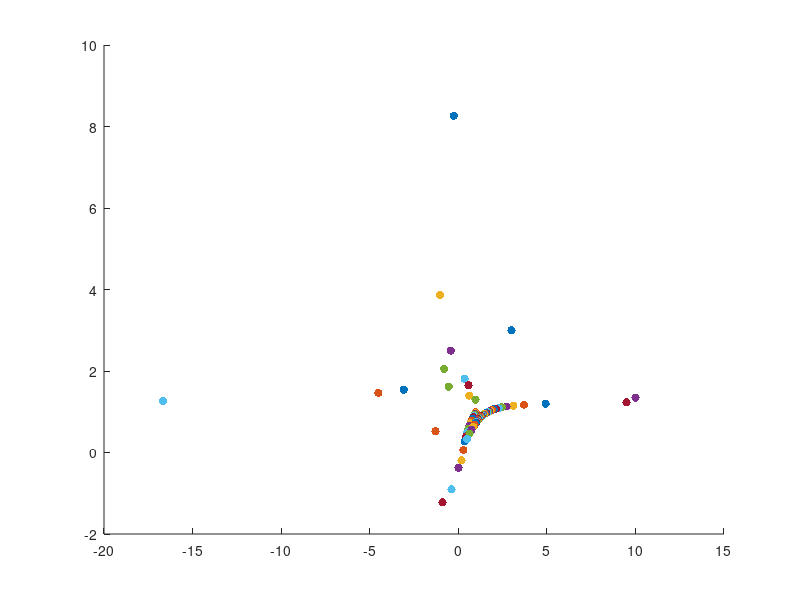

Here is the MATLAB script that generated this plot:
function test_K_cubic3()
% test the cubic K function on linear constrained problems
% min f(x)
% s.t. -(Ax-b) <= 0     lam > 0

f_size_min = 0.05;             
f_size_max = 5;                
dmu_min = -0.9; 
dmu_max = -0.01; 
delta_bar = 1;                 % simpler problem, large delta_bar
phi_bar = 5/180*pi;            

% Brown Zingg: mu: 1 -> 0 (used here);   Watson : mu: 0 -> 1
mu = 1.0;   
x0 = [1; 1];           
s0 = [2; 2]; 
lam0 = [0.1;0.1];
x = [3; 3];  
s = [1; 1]; 
lam = [1; 1];


% x0 = [0.1;0.1;0.1;0.1];
% s0 = [0.8;0.8;0.8];
% lam0 = [0.1;0.1;0.1];
% x = [1;1;1;1];     
% s = [1;1;1]; 
% lam = ones(3,1);

nx = length(x);
ns = length(s); 

K0 = obj_K(x,s,lam, mu); 
normK = norm(K0,Inf); 
K0_tol = normK*1e-6; 
% solving the Cubic homotopy using hometopy continuation 
% with mu 1 -> 0, the same method as in David Brown's paper
step_size = 0.05;               
outer_iter = 0; 
inner_iter = 0; 

x_hist = [];   lam_hist = []; 
x_hist = [x_hist, x];
lam_hist = [lam_hist, lam]; 
figure('Name', 'Lam Path')
hold on 
scatter(x(1), x(2),[],'filled')
% scatter(lam(1), lam(2),[],'filled')


while mu > 0.0
     outer_iter = outer_iter + 1; 
     s; 
     % predictor direction
     [Homo, dHdx, dHdmu] = obj_homo(x, s, lam, mu, x0, s0, lam0); 
     
%      if norm(Homo) < 1e-5
%          break
%      end
     
     % dxdmu = gmres(dHdx, dHdmu, [], 0.5);
     dxdmu = dHdx \ dHdmu;
     tau = [dxdmu; -1];    
     t = tau./norm(tau);             % normalized Newton step
  
     if outer_iter > 1
        % step length calculation
        delta = norm(x - x_p0); 
        phi = acos(t'*tsave); 
        
        f_size = max(sqrt(delta/delta_bar), phi/phi_bar); 
        f_size = max(f_size_min, f_size); 
        f_size = min(f_size_max, f_size); 
        step_size = step_size/f_size; 

%         if f_size >= f_size_max
%             sprintf('backtracking')
%             x = xsave; 
%             t = tsave; 
%             lam = lamsave; 
%         end        
    end
    
    tsave = t; 
    xsave = x; 
    lamsave = lam; 
    
    x = x + step_size.*t(1:nx);
    s = s + step_size.*t(nx+1:nx+ns);
    lam = lam + step_size.*t(nx+ns+1:end-1);
    
    dmu = step_size.*t(end); 
    dmu = max(dmu_min, dmu);
    dmu = min(dmu_max, dmu);    
    mu = mu + dmu; 
    
    mu = max(0.0, mu); 
    
    [Homo, dHdx, dHdmu] = obj_homo(x, s, lam, mu, x0, s0, lam0); 
    % lam = solve_lam(mu,x,b0,c0, lam);
    
    normH = norm(Homo);
    inner_tol = normH*0.1;     % 0.1 is best choice for cubic complementary
    
    x_p0 = x;     
     
    % corrector
    newton_iter = 0; 
    while (normH > inner_tol) && (newton_iter < 20)
        newton_iter = newton_iter + 1; 
        inner_iter = inner_iter + 1; 
        dx = -dHdx\Homo;
        % dx = -gmres(dHdx, Homo);
        x = x + dx(1:nx);
        s = s + dx(nx+1:nx+ns); 
        lam = lam + dx(nx+ns+1:end); 
                
        [Homo, dHdx, dHdmu] = obj_homo(x, s, lam, mu, x0, s0, lam0); 
        normH = norm(Homo);
    end 
    
    K = obj_K(x,s,lam, mu); 
    normK = norm(K,Inf); 

    if normK < K0_tol
        break
    end
    
    x_hist = [x_hist, x];
    lam_hist = [lam_hist, lam]; 
    hold on 
    scatter(x(1), x(2),[],'filled')
    
    % scatter(lam(1), lam(2),[],'filled')
    % updating a is not helping here... 
    
end

% c = linspace(1,10,size(x_hist,2));
% scatter(x_hist(1,:), x_hist(2,:), [],c,'filled')
x
mu
outer_iter
inner_iter
end

function K = obj_K(x, s, lam, mu)
[f, df, hf] = objfun(x);
[g, dg, hg] = confun(x); 

lag_grad = df + dg*lam; 

e = ones(size(lam)); 
K = [lag_grad;
     s.*lam - mu.*e; 
     g + s]; 
end

function [Homo, dHdxsl, dHdmu] = obj_homo(x, s, lam, mu, x0, s0, lam0)
% for the simple problem
% K = - |df(x) - x| + df^3 + x^3 = 0; 

[f, df, hf] = objfun(x);
[g, dg, hg] = confun(x); 

lag_grad = df + dg*lam; 
lag_hess = hf; 
for j = 1:length(g)
    lag_hess = lag_hess + lam(j).*hg{j};
end

K1 = (1-mu).*lag_grad + mu.*(x-x0);
dK1dx = (1-mu).*lag_hess + mu.*eye(length(x));
dK1ds = zeros(length(K1), length(s));
dK1dlam = (1-mu).*dg; 
dK1dmu = -lag_grad + (x-x0);

e = ones(size(lam)); 
K2 = (1-mu).*(s.*lam - mu.*e) + mu.*(s-s0); 
dK2dx = zeros(length(lam), length(x));
dK2ds = (1-mu).*diag(lam) + mu.*eye(length(s));   % diag(1./s); 
dK2dlam = (1-mu).*diag(s) ;                       % eye(length(K2));
% dK2dmu = -lam + (2*mu-1).*e + (s-s0); 
dK2dmu = -s.*lam + (2*mu-1).*e + (s-s0); 

% K2 = (1-mu).*(s.*lam) + mu.*(s-s0); 
% dK2dx = zeros(length(lam), length(x));
% dK2ds = (1-mu).*diag(lam) + mu.*eye(length(s)); 
% dK2dlam = (1-mu).*diag(s);   %    eye(length(K1)); %diag(s); 
% dK2dmu = -s.*lam + (s-s0); 

% K2 = (1-mu).*(s.*lam) - mu.*e; 
% dK2dx = zeros(length(lam), length(x));
% dK2ds = (1-mu).*diag(lam./s); 
% dK2dlam = (1-mu).*eye(length(K2)); 
% dK2dmu = -s.*lam - e; 

K3 = (1-mu).*(g+s) + mu.*(lam - lam0); 
dK3dx = (1-mu).*dg'; 
dK3ds = (1-mu).*eye(length(K3)); 
dK3dlam = +mu.*eye(length(lam)); 
dK3dmu = -(g+s) + (lam-lam0); 

Homo = [K1;
        K2;
        K3];    
dHdxsl = [dK1dx, dK1ds, dK1dlam;
          dK2dx, dK2ds, dK2dlam; 
          dK3dx, dK3ds, dK3dlam];
dHdmu = [dK1dmu;
         dK2dmu
         dK3dmu]; 
end


function [f,df,hf] = objfun(x)
% note: the constraint x >= 0 is assimilated into func: obj_homo

% initial x0, x is critical
% % first problem
% x0 = [2;2]; 
% x = [3; 3];     % find the solution to the 1e-4 precision

f = 1/2*(x(1) + 1)^2  + 1/2*(x(2) + 1)^2;
df = [x(1) + 1;
     x(2) + 1];
hf = [1,0;
     0,1];  

%{
% x0 = [0.6;4];       % x0, is critical
% x = [2; 2];         % strangely, this is not as robust as assumed
                      % can you find out the reason why?
                      % some x0, x will work; others doesn't? 
% f = (x(1) + 1)*(x(1) - 2)  + (x(2) - 1)*(x(2) + 2);
% g = [2*x(1)-1;
%      2*x(2)+1];
% h = [2,0;
%      0,2];
%}
end

function [g, dg, hg] = confun(x)
% x0 = [0.8; 0.9];       % x0, is critical
% lam0 = [0.1;0.1];      % here g<=0
% x = [4; 3];   
% lam = [1; 1];

A = [2,0;
     0,3];
b = [1;1];

g = -(A*x - b); 
dg = -A; 
hg = cell(1, length(g)); 
hg{1} = zeros(length(x));
hg{2} = zeros(length(x));

end


%{
function [f,df,hf] = objfun(x)
%  Rosen-Suzuki Problem
%  min  x1^2 + x2^2 + 2*x3^2 + x4^2        - 5*x1 -5*x2 -21*x3 + 7*x4
%  s.t. 8  - x1^2 -   x2^2 - x3^2 -   x4^2 -   x1 + x2 - x3 + x4 >= 0 
%       10 - x1^2 - 2*x2^2 - x3^2 - 2*x4^2 +   x1           + x4 >= 0          
%       5- 2*x1^2 -   x2^2 - x3^2          - 2*x1 + x2      + x4 >= 0            
%  Initial Point x = [1,1,1,1];   
%  Solution at   x = [0,1,2,-1]; 
%                f = -44   
%  Common wrong solution x = [2.5000, 2.5000, 5.2500, -3.5000]
%                        f = -79.8750
f = x(1)^2 + x(2)^2 + 2*x(3)^2 + x(4)^2 -5*x(1) -5*x(2)-21*x(3) + 7*x(4); 

% its derivative wrt. x
df = zeros(4,1); 
df(1)= 2*x(1)-5;
df(2)= 2*x(2)-5;
df(3)= 4*x(3)-21;
df(4)= 2*x(4)+7; 

hf = diag([2,2,4,2]);
end

%%%%%%%%%%%%%%%%%%%%%%%%%%%%%%%%%%%%%%%%%%%%%%%%%%%%%%%%%%%%%%%%%%%%%%%%%%%

function [g, dg, hg]= confun(x)
% Constraint function
g = zeros(3,1);
g(1) = 8 - x(1)^2 -  x(2)^2-x(3)^2 - x(4)^2 - x(1) + x(2) - x(3) + x(4); 
g(2) = 10- x(1)^2 -2*x(2)^2-x(3)^2 - 2*x(4)^2 +   x(1)  + x(4)         ;
g(3) = 5-2*x(1)^2 -  x(2)^2-x(3)^2          - 2*x(1) + x(2)      + x(4);  

% Gradients of the constraint functions wrt. x
dg=[-2*x(1)-1, -2*x(2)+1, -2*x(3)-1, -2*x(4)+1; 
       -2*x(1)+1, -4*x(2),   -2*x(3),   -4*x(4)+1;
       -4*x(1)-2, -2*x(2)+1, -2*x(3),   1];
dg = dg'; 
ceq = [];  Gceq = []; 

Hcineq = cell(1, length(g)); 
Hcineq{1} = diag([-2, -2, -2, -2]);
Hcineq{2} = diag([-2, -4, -2, -4]);
Hcineq{3} = diag([-4, -2, -2,  0]);

% % if fmincon, or the interior points on paper:   c<0
g = -g;
dg = -dg; 
Hcineq{1} = -1*Hcineq{1}; 
Hcineq{2} = -1*Hcineq{2};
Hcineq{3} = -1*Hcineq{3};
hg = Hcineq; 
end
%}

%{
function [f,df,hf] = objfun(x)
% solution
% x = [-9.5473    1.0474]
% f = 0.0236
f = exp(x(1))*(4*x(1)^2 + 2*x(2)^2 + 4*x(1)*x(2) + 2*x(2) + 1);
df = zeros(2,1);
hf = zeros(2,2);
df(1,1) = exp(x(1))*(4*x(1)^2 + 2*x(2)^2 + 4*x(1)*x(2) + 2*x(2) + 1) + ...
    exp(x(1))*(8*x(1) + 4*x(2)); 
df(2,1) = exp(x(1))*(4*x(2) + 4*x(1) +2);

hf(1,1) = df(1,1) + exp(x(1))*(8*x(1) + 4*x(2)) + exp(x(1))*8;
hf(1,2) = df(2,1) + exp(x(1))*(4);
hf(2,1) = df(2,1) + exp(x(1))*(4);
hf(2,2) = exp(x(1))*(4);

end

function [g, dg, hg] = confun(x)
% Nonlinear inequality constraints
g = [1.5 + x(1)*x(2) - x(1) - x(2);     
     -x(1)*x(2) - 10];
 
dC1dx = [x(2)-1;
         x(1)-1]; 
dC2dx = [-x(2)
         -x(1)];
dg = [dC1dx, dC2dx]; 

hg = cell(1, length(g)); 
hg{1} = [0,1;1,0];
hg{2} = [0,-1;-1,0];

% Nonlinear equality constraints
% ceq = x(1)^2 + x(2)^2 - 4;
% Gceq = [2*x(1);
%         2*x(2)];   
% Hceq = cell(1, length(ceq));    
% Hceq{1} = [2,0;
%            0,2]; 
end
%}